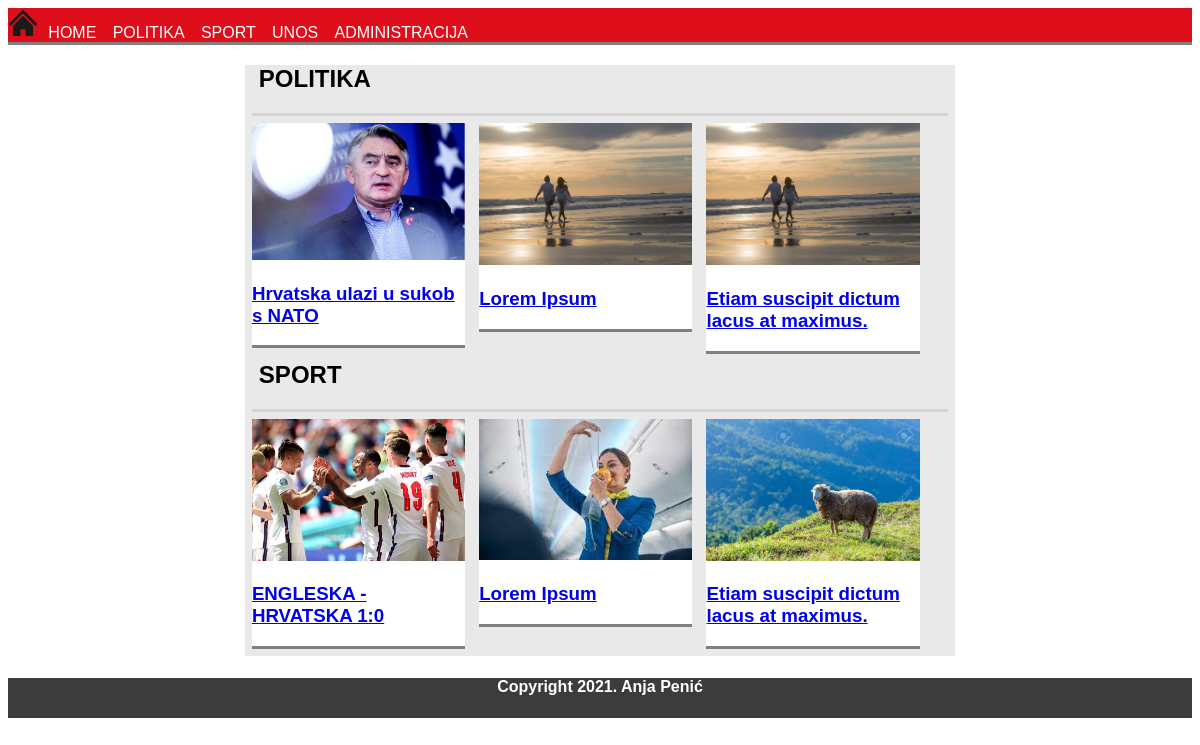
The app's page /projektindex.php with its own data.
### tables this page shows
CREATE TABLE `clanci` (
  `id` int(11) NOT NULL,
  `datum` date NOT NULL,
  `naslov` varchar(64) NOT NULL,
  `sazetak` text NOT NULL,
  `tekst` text NOT NULL,
  `slika` varchar(64) NOT NULL,
  `kategorija` varchar(64) NOT NULL,
  `arhiva` tinyint(4) NOT NULL
);

### projektindex.php (the view, shortened to what this page needs)
<!DOCTYPE html>
<html>
<head>
    <link rel="stylesheet" type="text/css" href="style.css">
</head>
<body>
    <header>
        <div id="navigacijadiv">
        <nav id="navigacija">
            <a id="mopo" href="#"><img src="home.png"></a>
            <a class="navlink" href="projektindex.php">HOME</a>
            <a class="navlink" href="kategorija.php?kategorija=politika">POLITIKA</a>
            <a class="navlink" href="kategorija.php?kategorija=sport">SPORT</a>
            <a class="navlink" href="unos.html">UNOS</a>
            <a class="navlink" href="administracija.php">ADMINISTRACIJA</a>
        </nav>
        </div>
    </header>
    <?php
        include 'connect.php';
    ?>
    <div id="main">
        <div class="politika">
            <div class="podcrta">
                <h2 class="naslov2">POLITIKA</h2>
            </div>
            <?php
                $query = "SELECT * FROM clanci WHERE arhiva=0 AND kategorija='politika' ORDER BY id DESC LIMIT 3 ";
                $result = mysqli_query($dbc, $query);
                while($row = mysqli_fetch_array($result)) {
                    echo '<article class="reiseartikl">';
                    echo '<img class ="slika" src="'.$row['slika'].'">';
                    echo '<a href="clanak.php?id='.$row['id'].'">';
                    echo '<h3 class="naslov">';
                    echo  $row['naslov'];
                    echo '</a></h3>';
                    echo '</article>';
 }?>
        </div>
        <div class="sport">
            <div class="podcrta">
                <h2 class="naslov2">SPORT</h2>
            </div>
            <?php
                $query = "SELECT * FROM clanci WHERE arhiva=0 AND kategorija='sport' ORDER BY id DESC LIMIT 3";
                $result = mysqli_query($dbc, $query);
                while($row = mysqli_fetch_array($result)) {
                    echo '<article class="reiseartikl">';
                    echo '<img class ="slika" src="'.$row['slika'].'">';
                    echo '<a href="clanak.php?id='.$row['id'].'">';
                    echo '<h3 class="naslov">';
                    echo  $row['naslov'];
                    echo '</a></h3>';
                    echo '</article>';
 }?>
        </div>
    </div>
    <footer id="podnozje">
        <h4 id="copyright" >Copyright 2021. Anja Penić</h4>
    </footer>
</body>
</html>

### style.css (style rules this page uses)
.reiseartikl { width: 30%; float: left; border-bottom: grey solid; margin: 1%; background-color: white; }
.naslov2 { margin-left: 1%; margin-top: 20px; }
.podcrta { width: 98%; margin: 0 auto; border-bottom: lightgray solid; }
#main, #glavni { background-color: #E9E9E9; margin: 0 auto; width: 60%; font-family:Arial, Helvetica, sans-serif; }
.slika { width: 100%; height: 100%; object-fit: fill; }
#navigacija { width: 100%; height: 50%; background-color: #df0e1b; font-family: Arial, Helvetica, sans-serif; }
#navigacijadiv { width: 100%; background-color: white; border-bottom: gray solid; }
.navlink { display: inline; margin-inline: 0.5%; color: white; text-decoration: none; }
#podnozje { width: 100%; height: 40px; background-color: #3c3c3c; color: white; text-align: center; text-size-adjust: 50%; font-family: Arial, Helvetica, sans-serif; }
#mopo { max-height: 30px; }

### records on screen
clanci: slika (picture), naslov "Hrvatska ulazi u sukob s NATO"
clanci: slika (picture), naslov "Lorem Ipsum"
clanci: slika (picture), naslov "Etiam suscipit dictum lacus at maximus."
clanci: slika (picture), naslov "ENGLESKA - HRVATSKA 1:0"
clanci: slika (picture), naslov "Lorem Ipsum"
clanci: slika (picture), naslov "Etiam suscipit dictum lacus at maximus."
